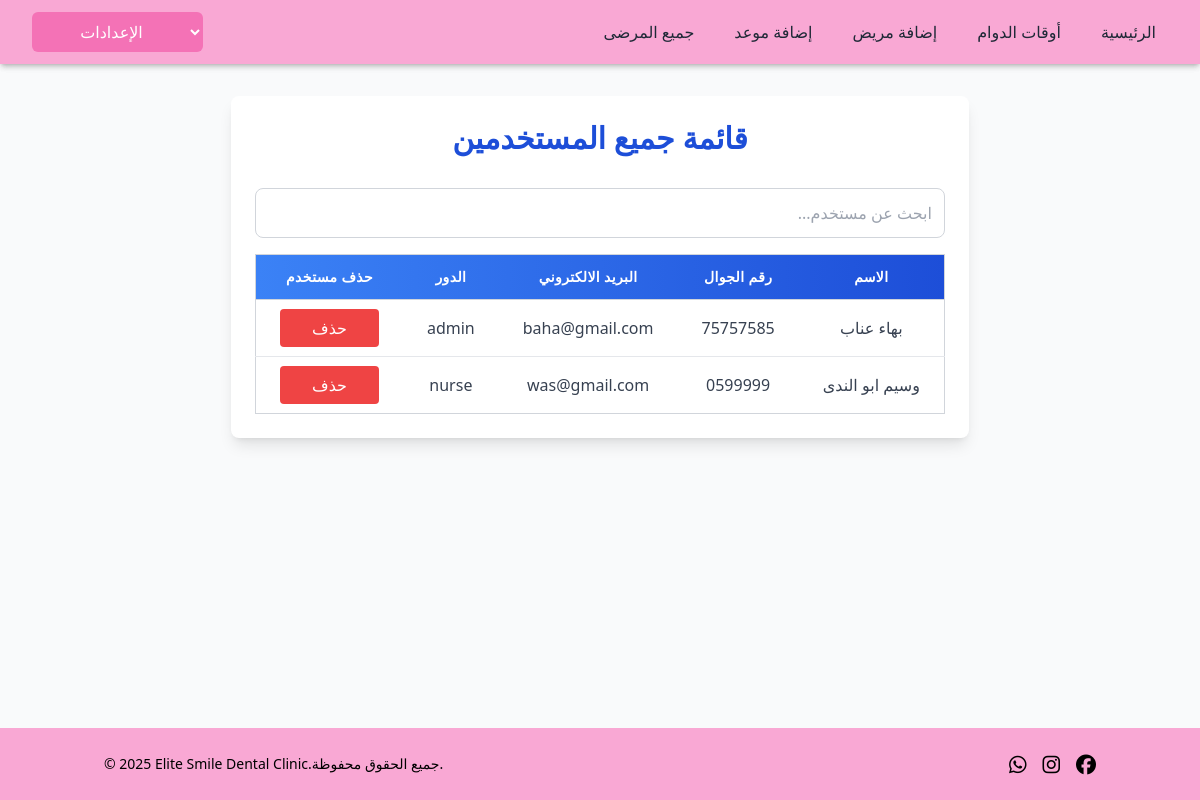
/doctor/all_users, run on the app's committed database.
### clinic_app/models.py (models this page shows, shortened)
class User(models.Model):
    first_name = models.CharField(max_length=255)
    last_name = models.CharField(max_length=255)
    email = models.CharField(max_length=255)
    password = models.CharField(max_length=255)
    role = models.CharField(max_length=255, default='patient')
    doctor = models.ForeignKey('self', null=True, blank=True, on_delete=models.SET_NULL, related_name='patients')
    birth_date = models.DateField(blank=True, null=True)
    gender = models.CharField(max_length=10, blank=True)  # No need for null=True in CharField
    social_status = models.CharField(max_length=20, blank=True)
    id_number = models.CharField(max_length=20, blank=True)
    phone = models.CharField(max_length=20, blank=True)
    chronic_disease = models.BooleanField(default=False)
    takes_medications = models.BooleanField(default=False)
    drug_allergy = models.BooleanField(default=False)
    allergy_details = models.TextField(blank=True)
    dialysis =models.BooleanField(default=False)
    treatment_plan = models.TextField(blank=True)
    created_at = models.DateTimeField(auto_now_add=True)
    updated_at = models.DateTimeField(auto_now=True)
    objects = UserManager()
    def users_not_patient(request):
        return User.objects.exclude(role='patient')

### doctor_app/views.py (the view)
# urls.py: path('all_users', views.all_users, name='all_users'),
def all_users(request):
    context={
        'users':User.users_not_patient(request)
    }
    return render(request,'doctor/all_users.html',context)

### doctor_app/templates/doctor/all_users.html (shortened to what this page needs)
<!DOCTYPE html>
<html lang="en">
<head>
    <script src="https://cdn.tailwindcss.com"></script>
</head>
<body class="flex flex-col min-h-screen bg-gray-50 font-sans">
    <div dir="ltr" class="shadow-md bg-white">
        {% include 'doctor/navbardoctor.html' %}
    </div>
    <main class="flex-grow max-w-6xl mx-auto px-4 py-8" dir="rtl">
        <div class="bg-white shadow-lg rounded-lg p-6">
            <h1 class="text-3xl font-bold text-center text-blue-700 mb-8">قائمة جميع المستخدمين</h1>
            <div class="mb-4">
                <input type="text" id="searchInput" onkeyup="filterUsers()" placeholder="ابحث عن مستخدم..." class="w-full p-3 border border-gray-300 rounded-lg">
            </div>
            <div class="overflow-x-auto">
                <table class="min-w-full border border-gray-300 rounded-lg text-center shadow-sm">
                    <thead class="bg-gradient-to-r from-blue-500 to-blue-700 text-white">
                        <tr>
                            <th class="py-3 px-6 border-b border-gray-300 text-sm font-semibold tracking-wide">الاسم</th>
                            <th class="py-3 px-6 border-b border-gray-300 text-sm font-semibold tracking-wide">رقم الجوال</th>
                            <th class="py-3 px-6 border-b border-gray-300 text-sm font-semibold tracking-wide">البريد الالكتروني</th>
                            <th class="py-3 px-6 border-b border-gray-300 text-sm font-semibold tracking-wide">الدور</th>
                            <th class="py-3 px-6 border-b border-gray-300 text-sm font-semibold tracking-wide">حذف مستخدم</th>
                        </tr>
                    </thead>
                    <tbody class="bg-white divide-y divide-gray-200 text-gray-700">
                        {% for user in users %}
                        <tr class="hover:bg-blue-50 transition duration-200 ease-in-out">
                            <td class="py-4 px-6">{{ user.first_name }} {{ user.last_name }}</td>
                            <td class="py-4 px-6">{{ user.phone }}</td>
                            <td class="py-4 px-6">{{ user.email }}</td>
                            <td class="py-4 px-6">{{ user.role }}</td>
                            <td class="py-4 px-6">
                                <a href="delete_patient/{{user.id}}" class="bg-red-500 hover:bg-red-800 text-white py-2 px-8 rounded">
                                    <button>حذف</button>
                                </a>
                            </td>
                        </tr>
                        {% endfor %}
                    </tbody>
                </table>
            </div>
        </div>
    </main>
    <div class="p-16"></div>
    <footer class="text-center">
        {% include 'clinic/footer.html' %}
    </footer>
</body>
</html>

### data on the page
User: first_name "بهاء", last_name "عناب", phone "75757585", email "baha@gmail.com", role "admin"
User: first_name "وسيم", last_name "ابو الندى", phone "0599999", email "was@gmail.com", role "nurse"

### other printed values
{{ current_year }} "2025"
